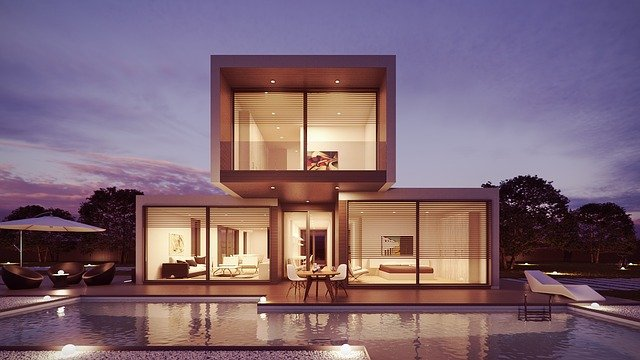
#> input picture Woche_6/house.jpg, 640 x 360 px, found by its file name
$ python Blatt3_Aufgabe2_Musterloesung.py
#> lines starting #> are read from the running program, lines starting #| are printed output that depends on the picture
import numpy as np
import cv2 as cv
import matplotlib.pyplot as plt

# size of the pyramid
# first layer is source image
# followed by three resized images
PYRAMID_LEVELS = 4

def laplace(img):
    kernel = np.array([[0,1,0],[1,-4,1],[0,1,0]])
    return cv.filter2D(img, -1, kernel)

def main():
    img = plt.imread("Woche_6/house.jpg")
#> img is the input picture: shape (360, 640, 3); mean R, G, B 127.2, 102.2, 115.1
    # convert to gray scale if necessary
    if img.ndim == 3:
        img = cv.cvtColor(img, cv.COLOR_BGR2GRAY)
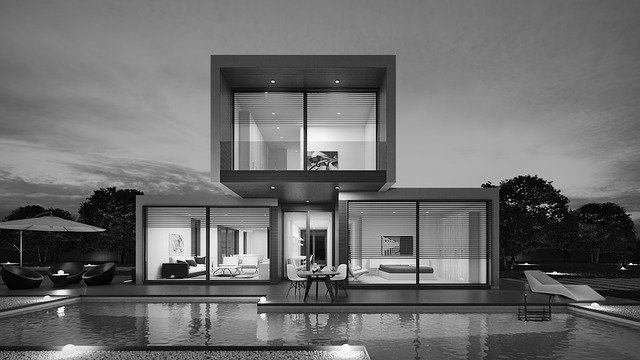
#> img: shape (360, 640); min 1, max 255, mean 108.9

    pyramid = [img]
    # create a resized version for each pyramid level
    # by halfing the size of the previous image
    for i in range(PYRAMID_LEVELS-1):
        pyramid.append(cv.resize(pyramid[i], (pyramid[i].shape[1]//2, pyramid[i].shape[0]//2)))
#> after the loop, pyramid = 4 items

    laplace_pyramid = []
    # create laplace images for each pyramid level
    for i in range(len(pyramid)):
        laplace_pyramid.append(laplace(pyramid[i]))
#> this loop made 4 passes
#> after the loop, laplace_pyramid = 4 items

    reconstructedImages = []
    # reconstruct images
    for i in range(len(pyramid)-1, 0, -1):
        # by resizing the current level to the next higher level
        resize = cv.resize(pyramid[i], (laplace_pyramid[i-1].shape[1], laplace_pyramid[i-1].shape[0]))
        # retrieving the corresponding laplace image
        laplaceImage = laplace_pyramid[i-1]
        lMin = laplaceImage.min()
        lMax = laplaceImage.max()
        # map the laplace image from 0 to 255
        mappedLaplaceImage = np.interp(laplaceImage, [lMin, lMax], [0, 255])
        # and add it to the resized image
        reconstructed = (np.mat(resize) + mappedLaplaceImage)/2
        reconstructedImages.append((resize, laplaceImage, reconstructed))
#> this loop made 3 passes
#> i on passes 1, 3: 3, 1
#> pass 1, in main, `laplaceImage = laplace_pyramid[i-1]`:
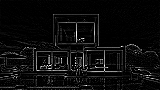
#> laplaceImage: shape (90, 160); min 0, max 255, mean 12.5
#> pass 1, in main, `reconstructed = (np.mat(resize) + mappedLaplaceImage)/2`:
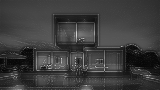
#> reconstructed: shape (90, 160) float64; min 4.5, max 214, mean 60.8
#> after the loop:
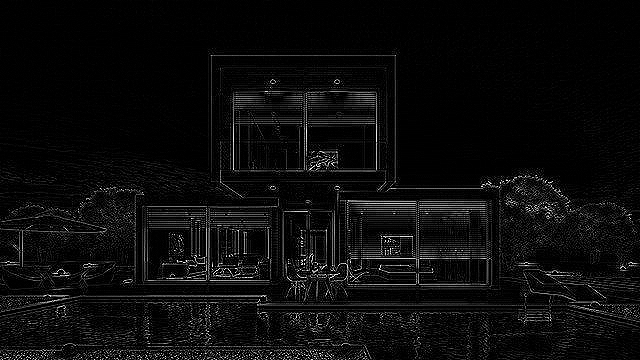
#> laplaceImage: shape (360, 640); min 0, max 255, mean 12.3
#> after the loop:
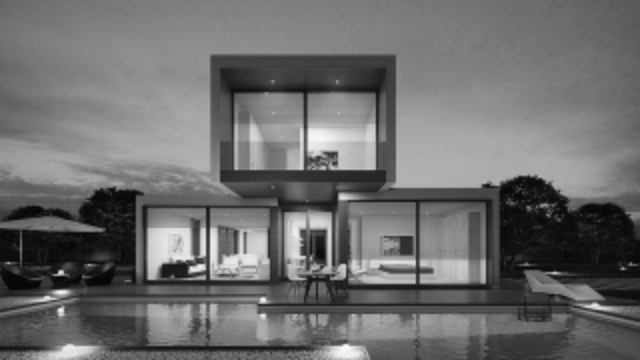
#> resize: shape (360, 640); min 4, max 250, mean 108.9
#> after the loop, reconstructedImages = 3 items


    imageCounter = 1
    # show the created pyramid levels and their laplace images
    for i in range(len(pyramid)):
        plt.subplot(PYRAMID_LEVELS, 2,imageCounter)
        plt.title('Gaus '+str(i))
        plt.imshow(pyramid[i], cmap="gray")
        imageCounter+=1
        plt.subplot(PYRAMID_LEVELS, 2,imageCounter)
        plt.title('Laplace '+str(i))
        plt.imshow(laplace_pyramid[i], cmap="gray")
        imageCounter+=1
#> this loop made 4 passes
#> imageCounter on passes 1 to 4: 3, 5, 7, 9
#> after the loop, imageCounter = 9
    plt.show()
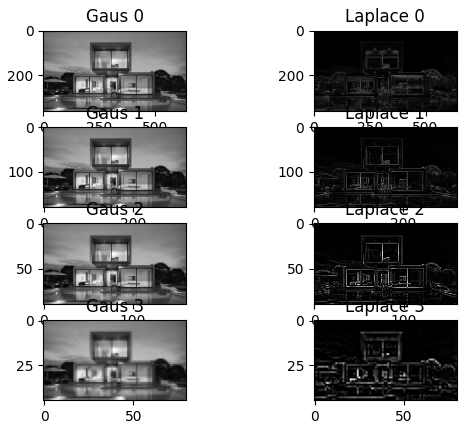
#> figure drawn by matplotlib, 8 panels
    imageCounter=1
    # show the reconstructed images
    for i in range(len(reconstructedImages)):
        plt.subplot(PYRAMID_LEVELS-1, 3,imageCounter)
        plt.title('Resize Gaus '+str(i))
        plt.imshow(reconstructedImages[i][0], cmap="gray")
        imageCounter+=1
        plt.subplot(PYRAMID_LEVELS-1, 3,imageCounter)
        plt.title('Resize Laplace '+str(i))
        plt.imshow(reconstructedImages[i][1], cmap="gray")
        imageCounter+=1
        plt.subplot(PYRAMID_LEVELS-1, 3,imageCounter)
        plt.title('Reconstructed '+str(i))
        plt.imshow(reconstructedImages[i][2], cmap="gray")
        imageCounter+=1
#> this loop made 3 passes
#> imageCounter on passes 1 to 3: 4, 7, 10
#> after the loop, imageCounter = 10
    plt.show()
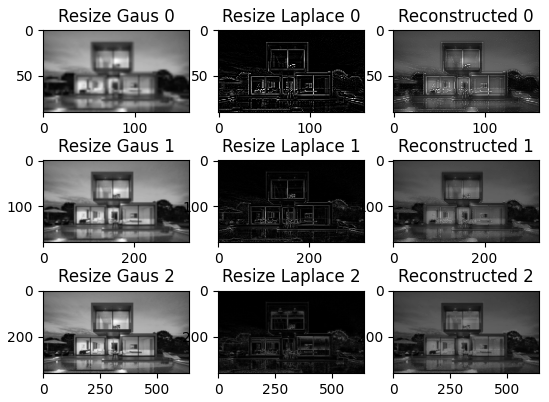
#> figure drawn by matplotlib, 9 panels
    imageCounter=1

if __name__ == "__main__":
    main()
